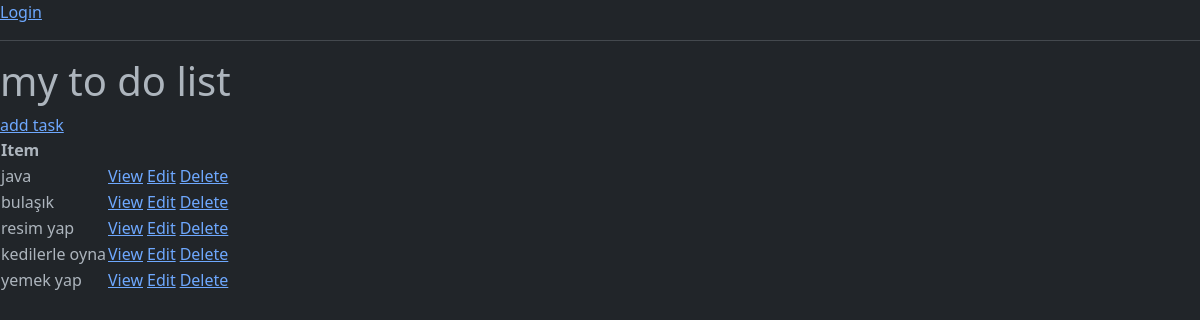
The app's page /, older data.
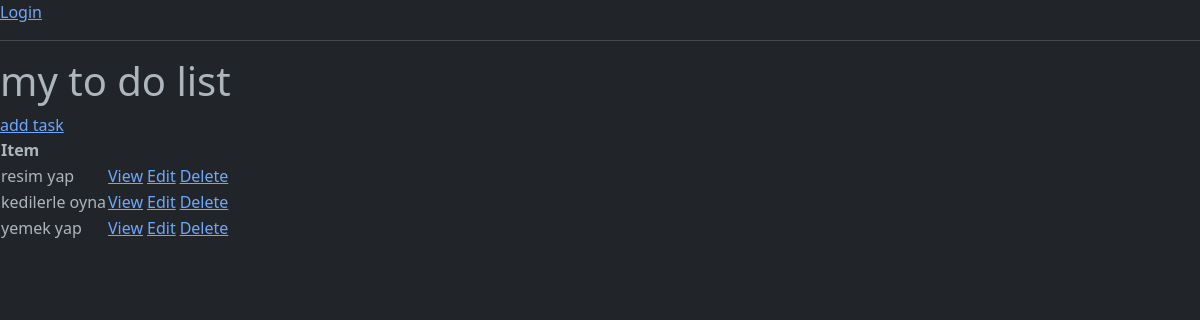
The same page, newer data.
### base/models.py (models this page shows, shortened)
class Task(models.Model):
    user = models.ForeignKey(User, on_delete=models.CASCADE, null=True, blank=True)
    title = models.CharField(max_length=200, null=True, blank=True)
    description = models.TextField(null=True, blank=True)
    complete = models.BooleanField(default=False)
    create = models.DateTimeField(auto_now_add=True)
    class Meta:
        ordering = ['complete']

### base/views.py (the view)
# urls.py: path('', TaskList.as_view(), name='tasks'),
class TaskList(ListView):
    model = Task
    context_object_name = 'tasks'

### base/templates/base/task_list.html (shortened to what this page needs)
<!doctype html>
<html lang="en" data-bs-theme="dark">
  <head>
    <link href="https://cdn.jsdelivr.net/npm/bootstrap@5.3.0/dist/css/bootstrap.min.css" rel="stylesheet">
  </head>
  <body>
    {% if request.user.is_authenticated %}
      <p>{{request.user}} </p>
      <a href="{% url 'logout' %}">Logout</a>
    {% else %}
      <a href="{% url 'login' %}">Login</a>
    {% endif %}
    <hr>
    <h1>my to do list</h1>
    <a href="{% url 'task-create' %}">add task</a>
    <table>
        <tr>
            <th>Item</th>
            <th></th>
            <th></th>
        </tr>
        {% for task in tasks %}
        <tr>
            <td>{{task.title}}</td>
            <td><a href="{% url 'task' task.id %}">View</a></td>
            <th></th>
            <td><a href="{% url 'task-update' task.id %}">Edit</a></td>
            <th></th>
            <td><a href="{% url 'task-delete' task.id %}">Delete</a></td>
          </tr>
        {% empty %}
        <h3>no items in list</h3>
        {% endfor %}
    </table>
  </body>
</html>

Row changes from the older to the newer data that the page shows:
removed Task: title "java"
removed Task: title "bulaşık"
